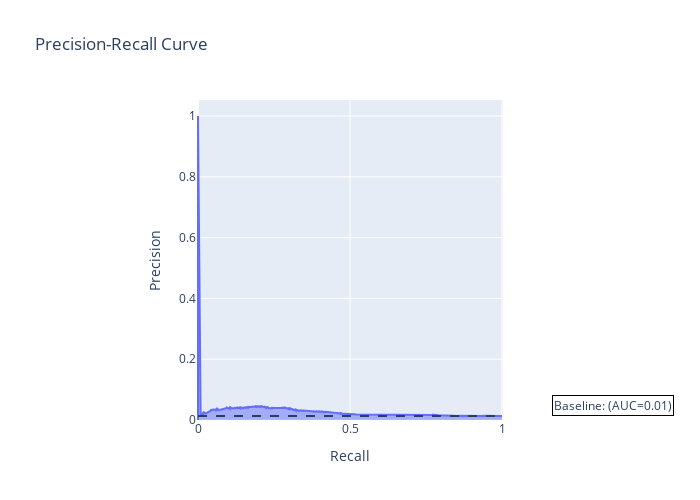

This figure's notebook cell:
### Code cell
# Predict on y test
y_pred = best_model.predict_proba(X_test)[::,1]

precision, recall, thresholds = precision_recall_curve(y_test,  y_pred)

fig = px.area(
    x=recall, y=precision,
    title=f'Precision-Recall Curve',
    labels=dict(x='Recall', y='Precision'),
    width=700, height=500
)
fig.add_shape(
    type='line', line=dict(dash='dash'),
    x0=0, x1=1, y0=baseline, y1=baseline
)
fig.update_yaxes(scaleanchor="x", scaleratio=1)
fig.update_xaxes(constrain='domain')

fig.add_annotation(text=f'Baseline: (AUC={baseline:.2f})',
                    align='left',
                    showarrow=False,
                    xref='paper',
                    yref='paper',
                    x=1.1,
                    y=baseline,
                    bordercolor='black',
                    borderwidth=1)

fig.show()

### Figure 1 — Plotly figure (JSON) as saved in the notebook; plotly's stock layout.template omitted (floating-point values rounded to 4 significant figures; data arrays with more than 128 entries replaced by an {"elided": "..."} marker saying what was removed)
{"data": [{"hovertemplate": "Recall=%{x}<br>Precision=%{y}<extra></extra>", "legendgroup": "", "line": {"color": "#636efa"}, "marker": {"symbol": "circle"}, "mode": "lines", "name": "", "orientation": "v", "showlegend": false, "stackgroup": "1", "type": "scatter", "x": {"elided": "8631 float values"}, "xaxis": "x", "y": {"elided": "8631 float values"}, "yaxis": "y"}], "layout": {"annotations": [{"align": "left", "bordercolor": "black", "borderwidth": 1, "showarrow": false, "text": "Baseline: (AUC=0.01)", "x": 1.1, "xref": "paper", "y": 0.01278, "yref": "paper"}], "height": 500, "legend": {"tracegroupgap": 0}, "shapes": [{"line": {"dash": "dash"}, "type": "line", "x0": 0, "x1": 1, "y0": 0.01278, "y1": 0.01278}], "title": {"text": "Precision-Recall Curve"}, "width": 700, "xaxis": {"anchor": "y", "constrain": "domain", "domain": [0, 1], "title": {"text": "Recall"}}, "yaxis": {"anchor": "x", "domain": [0, 1], "scaleanchor": "x", "scaleratio": 1, "title": {"text": "Precision"}}}}
